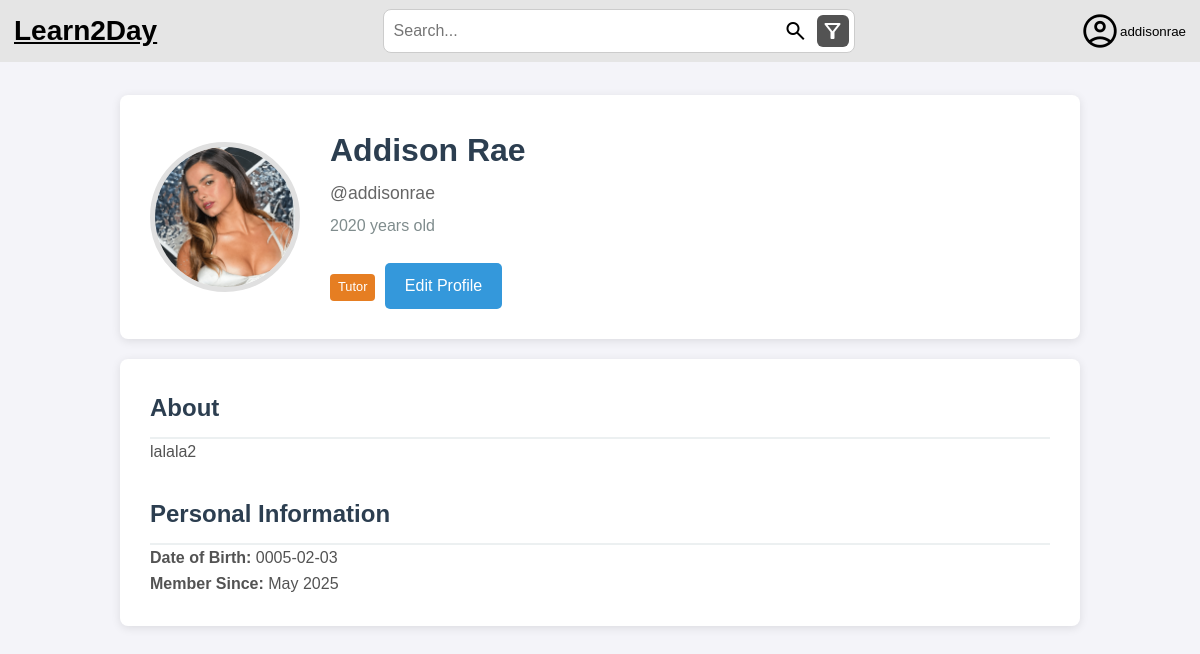
The app's page /profile.php (signed in) with its own data.
### tables this page shows
CREATE TABLE USERS(
    ID_USER INTEGER PRIMARY KEY AUTOINCREMENT,
    USERNAME VARCHAR(255) NOT NULL UNIQUE,
    PASSWORD VARCHAR(255) NOT NULL,
    EMAIL VARCHAR(255) NOT NULL UNIQUE,
    TYPE VARCHAR(255) NOT NULL CHECK (TYPE IN ('STUDENT', 'TUTOR', 'ADMIN'))
);

CREATE TABLE TUTOR(
    ID_TUTOR VARCHAR(255) NOT NULL,
    NAME VARCHAR(255) NOT NULL,
    DATE_OF_BIRTH DATE NOT NULL,
    PROFILE_IMAGE VARCHAR(255) NOT NULL,
    DESCRIPTION TEXT,
    SCHOOL_INSTITUTION VARCHAR(255) NOT NULL,
    PRIMARY KEY (ID_TUTOR),
    FOREIGN KEY (ID_TUTOR) REFERENCES USERS(USERNAME) ON DELETE CASCADE
    FOREIGN KEY (SCHOOL_INSTITUTION) REFERENCES SCHOOL_INSTITUTION(NAME) ON DELETE CASCADE
);

### src/includes/session.php (called while the page is built, shortened)
<?php
require_once __DIR__ . '/../database/userclass.php';
class Session {
    private static ?Session $instance = null;
    public static function getInstance(): Session {
        if (self::$instance == null) {
            self::$instance = new Session();
        }
        return self::$instance;
    }
    public function getUser(): ?User {
        return isset($_SESSION["user"]) ? $_SESSION["user"] : null;
    }
    public function isLoggedIn(): bool {
        return isset($_SESSION["user"]);
    }
    public function getUserId(): ?int {
        return $this->isLoggedIn() ? $_SESSION["user"]->id : null;
    }
}
?>

### src/database/userclass.php (called while the page is built, shortened)
<?php
class User {
    public function __construct(int $id, string $username, string $email, string $type) {
        $this->username = $username;
        $this->type = $type;
    }
    public static function get_user_by_id(int $id): ?User {
        $db = Database::getInstance();
        $stmt = $db->prepare('SELECT * FROM USERS WHERE ID_USER = ?');
        $stmt->execute([$id]);
        if ($row = $stmt->fetch()) {
            return new User(
                (int)$row['ID_USER'],
                $row['USERNAME'],
                $row['EMAIL'],
                $row['TYPE']
            );
        }
        return null;
    }
}
?>

### src/database/tutorclass.php (called while the page is built, shortened)
<?php
require_once __DIR__ . '/userclass.php';
class Tutor {
    public function __construct(
        int $id,
        string $name,
        string $date_of_birth,
        string $profile_image,
        ?string $description,
        string $school_institution
    ) {
        $this->name = $name;
        $this->date_of_birth = $date_of_birth;
        $this->profile_image = $profile_image;
        $this->description = $description;
    }
    public static function getById(int $id): ?Tutor {
        $user = User::get_user_by_id($id);
        $db = Database::getInstance();
        $stmt = $db->prepare('SELECT * FROM TUTOR WHERE ID_TUTOR = ?');
        $stmt->execute([$user->username]);
        if ($row = $stmt->fetch()) {
            return new Tutor(
                $id,
                $row['NAME'],
                $row['DATE_OF_BIRTH'],
                $row['PROFILE_IMAGE'],
                $row['DESCRIPTION'],
                $row['SCHOOL_INSTITUTION']
            );
        }
        return null;
    }
}
?>

### src/profile.php (the view, shortened to what this page needs)
<?php
require_once __DIR__ . '/includes/session.php';
require_once __DIR__ . '/database/tutorclass.php';
require_once __DIR__ . '/database/userclass.php';
$session = Session::getInstance();
$profile_id = $_GET['id'] ?? $session->getUserId();
$user = User::get_user_by_id((int)$profile_id);
$profile = null;
$profile_type = '';
if ($user->type === 'STUDENT') {
    $profile = Student::getById((int)$profile_id);
    $profile_type = 'Student';
} elseif ($user->type === 'TUTOR') {
    $profile = Tutor::getById((int)$profile_id);
    $profile_type = 'Tutor';
}
$age = null;
if (!empty($profile->date_of_birth)) {
    $dob = new DateTime($profile->date_of_birth);
    $now = new DateTime();
    $age = $dob->diff($now)->y;
}
?>
<!DOCTYPE html>
<html lang="en">
<head>
    <link rel="stylesheet" href="styles/profile.css">
    <link rel="stylesheet" href="styles/homepage.css">
</head>
<header class="header">
        <div class="site-name">
            <a href="/homepage.php" class="main-page">Learn2Day</a>
        </div>
        <div class="search-bar">
            <input type="text" placeholder="Search..." />
            <button class="search-button">
                <span class="material-symbols-outlined">search</span>
            </button>
            <button class="filter-button">
                <span class="material-symbols-outlined">filter_alt</span>
            </button>
        </div>
        <div class="access-profile">
            <?php if ($session->isLoggedIn()): ?>
                <?php $current_user = $session->getUser(); ?>
                <button id="profile-button">
                    <span class="material-symbols-outlined">account_circle</span>
                    <?= htmlspecialchars($current_user->username) ?>
                </button>
            <?php endif; ?>
        </div>
    </header>
<body>
    <div class="container">
        <div class="profile-header">
            <img src="/uploads/profiles/<?= htmlspecialchars($profile->profile_image) ?>"
                 alt="Profile Picture"
                 class="profile-picture"
                 onerror="this.src='/uploads/profiles/default.png'">
            <div class="profile-info">
                <h1><?= htmlspecialchars($profile->name) ?></h1>
                <p class="username">@<?= htmlspecialchars($user->username) ?></p>
                <?php if ($age): ?>
                    <p><?= $age ?> years old</p>
                <?php endif; ?>
                <span class="badge <?= $profile_type === 'Tutor' ? 'tutor-badge' : '' ?>">
                    <?= htmlspecialchars($profile_type) ?>
                </span>
                <?php if ($session->getUserId() === (int)$profile_id): ?>
                    <a href="/edit_profile.php" class="edit-profile-btn">Edit Profile</a>
                <?php endif; ?>
            </div>
        </div>
        <div class="profile-details">
            <div class="about-section">
                <h2 class="section-title">About</h2>
                <p><?= !empty($profile->description) ? nl2br(htmlspecialchars($profile->description)) : 'No description provided.' ?></p>
            </div>
            <div class="personal-info">
                <h2 class="section-title">Personal Information</h2>
                <p><strong>Date of Birth:</strong> <?= htmlspecialchars($profile->date_of_birth) ?></p>
                <p><strong>Member Since:</strong> <?= date('F Y', strtotime($user->created_at ?? 'now')) ?></p>
            </div>
        </div>
    </div>
</body>
</html>

### src/styles/profile.css (style rules this page uses)
body { font-family: 'Segoe UI', Tahoma, Geneva, Verdana, sans-serif; line-height: 1.6; margin: 0; padding: 0; background-color: #f5f5f5; color: #333; }
.container { max-width: 1000px; margin: 0 auto; padding: 20px; }
.profile-header { display: flex; align-items: center; background-color: white; border-radius: 8px; box-shadow: 0 2px 10px rgba(0,0,0,0.1); padding: 30px; margin-bottom: 20px; }
.profile-picture { width: 150px; height: 150px; border-radius: 50%; object-fit: cover; border: 5px solid #e0e0e0; margin-right: 30px; }
.profile-info h1 { margin: 0; color: #2c3e50; }
.profile-info p { margin: 5px 0; color: #7f8c8d; }
.badge { display: inline-block; background-color: #3498db; color: white; padding: 3px 8px; border-radius: 4px; font-size: 0.8em; margin-right: 5px; }
.tutor-badge { background-color: #e67e22; }
.profile-details { background-color: white; border-radius: 8px; box-shadow: 0 2px 10px rgba(0,0,0,0.1); padding: 30px; }
.section-title { color: #2c3e50; border-bottom: 2px solid #ecf0f1; padding-bottom: 10px; margin-top: 0; }
.about-section { margin-bottom: 30px; }
.edit-profile-btn { background-color: #3498db; color: white; border: none; padding: 10px 20px; border-radius: 5px; cursor: pointer; font-size: 1em; margin-top: 20px; text-decoration: none; display: inline-block; }
.profile-info .username { color: #666; font-size: 1.1rem; margin: 0.2rem 0; font-weight: normal; }

### src/styles/homepage.css (style rules this page uses)
* { margin: 0; padding: 0; box-sizing: border-box; }
header { background-color: #E5E5E5; display: flex; align-items: center; padding: 7px 10px; justify-content: space-between; position: fixed; top: 0; left: 0; right: 0; z-index: 1000; }
header button { cursor: pointer; }
.main-page { color: black; background: none; border: none; font-size: 28px; font-weight: bold; padding: 4px; }
.search-bar { display: flex; align-items: center; gap: 5px; background-color: white; padding: 5px; border: 1px solid #ccc; border-radius: 8px; width: 40%; }
.search-bar input { border: none; outline: none; font-size: 16px; width: 100%; padding: 5px; }
.search-button, .filter-button, .profile-button { background: none; border: none; display: flex; align-items: center; justify-content: center; padding: 4px; }
.filter-button { background: #535353; border: none; border-radius: 6px; }
.filter-button .material-symbols-outlined { color: white; }
#profile-button { background: none; border: none; cursor: pointer; display: flex; align-items: center; justify-content: center; padding: 4px; }
#profile-button .material-symbols-outlined { font-size: 40px; color: black; }
.material-symbols-outlined { font-size: 28px; color: #000000; }
body { font-family: Arial, sans-serif; line-height: 1.6; color: #535353; background-color: #f4f4f9; padding: 25px; padding-top: 75px; }
h1 { font-size: 2rem; color: #03254e; margin-bottom: 20px; }

### records on screen
users: USERNAME "addisonrae", TYPE "Tutor"
tutor: PROFILE_IMAGE (picture), NAME "Addison Rae", DATE_OF_BIRTH "2020", DESCRIPTION "lalala2", DATE_OF_BIRTH "0005-02-03"

### other values on screen
date('F Y', strtotime($user->created_at ?? 'now')) "May 2025"
